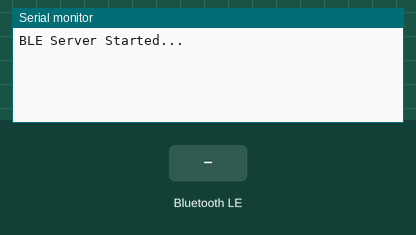
Recording of a sketch running on a simulated ESP32. Parts: the last lines printed to the serial monitor. The inputs (shaded band) are chosen by the test bench. Nothing arrives over Bluetooth unless stated; a phone connects over Bluetooth LE 3 s after start.

Above: at 1.2 s.
1.3 s: Bluetooth LE write "1" received
At 2.5 s:
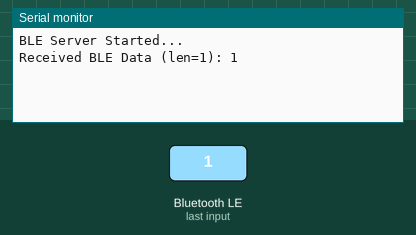
2.8 s: Bluetooth LE write "0" received
At 3.8 s:
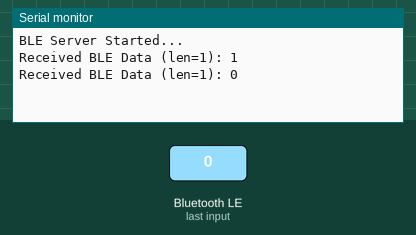
4.3 s: Bluetooth LE write "2" received
At 4.9 s:
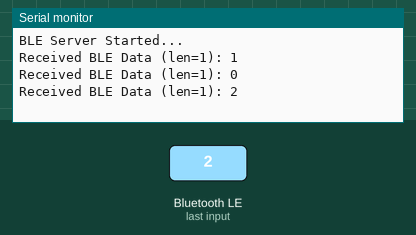

Measured:
- after the input at 1.3 s, the serial monitor: prints a new line after 0.05 s (image 1)
- after the input at 2.8 s, the serial monitor: prints a new line after 0.05 s (image 2)
- after the input at 4.3 s, the serial monitor: prints a new line after 0.05 s (image 3)

The sketch:

ble-server.ino
```cpp
#include <BLEDevice.h>
#include <BLEUtils.h>
#include <BLEServer.h>

// UUIDs (custom)
#define SERVICE_UUID        "your-service-uuid-1234"
#define CHARACTERISTIC_UUID "your-characteristic-uuid-1234"

BLECharacteristic *pCharacteristic;

class MyCallbacks : public BLECharacteristicCallbacks {

  void onWrite(BLECharacteristic *pCharacteristic) {

    std::string value = pCharacteristic->getValue();

    Serial.print("Received BLE Data (len=");
    Serial.print(value.length());
    Serial.print("): ");

    for (int i = 0; i < value.length(); i++) {
      Serial.print(value[i]);
    }

    Serial.println();

    // Detection logic (like MQTT fuzz)
    if (value.length() > 50) {
      Serial.println("⚠️ WARNING: Large malformed payload detected!");
    }

    if (value.length() > 120) {
      Serial.println("🚨 Potential overflow attempt!");
    }
  }
};

void setup() {
  Serial.begin(115200);

  BLEDevice::init("ESP32_BLE_FUZZ");

  BLEServer *pServer = BLEDevice::createServer();

  BLEService *pService = pServer->createService(SERVICE_UUID);

  pCharacteristic = pService->createCharacteristic(
                      CHARACTERISTIC_UUID,
                      BLECharacteristic::PROPERTY_WRITE
                    );

  pCharacteristic->setCallbacks(new MyCallbacks());

  pService->start();

  BLEAdvertising *pAdvertising = BLEDevice::getAdvertising();
  pAdvertising->start();

  Serial.println("BLE Server Started...");
}

void loop() {
  delay(1000);
}
```
